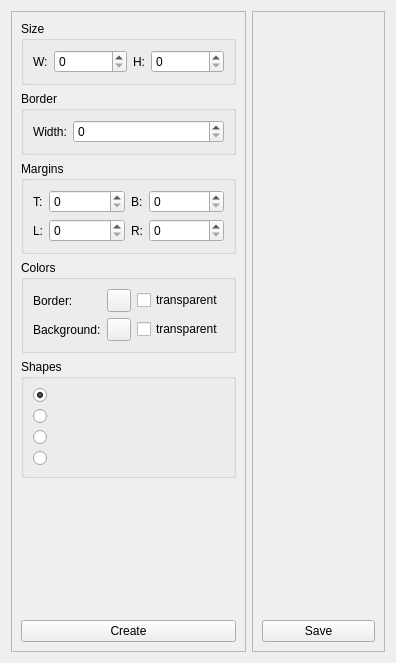
<?xml version="1.0" encoding="UTF-8"?>
<ui version="4.0">
 <class>CreatorButton</class>
 <widget class="QWidget" name="CreatorButton">
  <property name="geometry">
   <rect>
    <x>0</x>
    <y>0</y>
    <width>396</width>
    <height>663</height>
   </rect>
  </property>
  <property name="windowTitle">
   <string>Form</string>
  </property>
  <layout class="QHBoxLayout" name="horizontalLayout">
   <item>
    <widget class="QFrame" name="frame">
     <property name="sizePolicy">
      <sizepolicy hsizetype="Fixed" vsizetype="Preferred">
       <horstretch>0</horstretch>
       <verstretch>0</verstretch>
      </sizepolicy>
     </property>
     <property name="frameShape">
      <enum>QFrame::StyledPanel</enum>
     </property>
     <property name="frameShadow">
      <enum>QFrame::Raised</enum>
     </property>
     <layout class="QVBoxLayout" name="verticalLayout">
      <item>
       <widget class="QGroupBox" name="groupBox">
        <property name="title">
         <string>Size</string>
        </property>
        <layout class="QHBoxLayout" name="horizontalLayout_2">
         <item>
          <widget class="QLabel" name="label">
           <property name="sizePolicy">
            <sizepolicy hsizetype="Fixed" vsizetype="Preferred">
             <horstretch>0</horstretch>
             <verstretch>0</verstretch>
            </sizepolicy>
           </property>
           <property name="text">
            <string>W:</string>
           </property>
          </widget>
         </item>
         <item>
          <widget class="QSpinBox" name="sb_w"/>
         </item>
         <item>
          <widget class="QLabel" name="label_2">
           <property name="sizePolicy">
            <sizepolicy hsizetype="Fixed" vsizetype="Preferred">
             <horstretch>0</horstretch>
             <verstretch>0</verstretch>
            </sizepolicy>
           </property>
           <property name="text">
            <string>H:</string>
           </property>
          </widget>
         </item>
         <item>
          <widget class="QSpinBox" name="sb_h"/>
         </item>
        </layout>
       </widget>
      </item>
      <item>
       <widget class="QGroupBox" name="groupBox_2">
        <property name="title">
         <string>Border</string>
        </property>
        <layout class="QHBoxLayout" name="horizontalLayout_3">
         <item>
          <widget class="QLabel" name="label_3">
           <property name="sizePolicy">
            <sizepolicy hsizetype="Fixed" vsizetype="Preferred">
             <horstretch>0</horstretch>
             <verstretch>0</verstretch>
            </sizepolicy>
           </property>
           <property name="text">
            <string>Width:</string>
           </property>
          </widget>
         </item>
         <item>
          <widget class="QSpinBox" name="sb_border_w"/>
         </item>
        </layout>
       </widget>
      </item>
      <item>
       <widget class="QGroupBox" name="groupBox_3">
        <property name="title">
         <string>Margins</string>
        </property>
        <layout class="QHBoxLayout" name="horizontalLayout_4">
         <item>
          <layout class="QGridLayout" name="gridLayout">
           <item row="0" column="2">
            <widget class="QLabel" name="label_7">
             <property name="sizePolicy">
              <sizepolicy hsizetype="Fixed" vsizetype="Preferred">
               <horstretch>0</horstretch>
               <verstretch>0</verstretch>
              </sizepolicy>
             </property>
             <property name="text">
              <string>B:</string>
             </property>
            </widget>
           </item>
           <item row="0" column="1">
            <widget class="QSpinBox" name="sb_margin_t"/>
           </item>
           <item row="0" column="3">
            <widget class="QSpinBox" name="sb_margin_b"/>
           </item>
           <item row="0" column="0">
            <widget class="QLabel" name="label_6">
             <property name="sizePolicy">
              <sizepolicy hsizetype="Fixed" vsizetype="Preferred">
               <horstretch>0</horstretch>
               <verstretch>0</verstretch>
              </sizepolicy>
             </property>
             <property name="text">
              <string>T:</string>
             </property>
            </widget>
           </item>
           <item row="1" column="0">
            <widget class="QLabel" name="label_4">
             <property name="sizePolicy">
              <sizepolicy hsizetype="Fixed" vsizetype="Preferred">
               <horstretch>0</horstretch>
               <verstretch>0</verstretch>
              </sizepolicy>
             </property>
             <property name="text">
              <string>L:</string>
             </property>
            </widget>
           </item>
           <item row="1" column="1">
            <widget class="QSpinBox" name="sb_margin_l"/>
           </item>
           <item row="1" column="2">
            <widget class="QLabel" name="label_5">
             <property name="sizePolicy">
              <sizepolicy hsizetype="Fixed" vsizetype="Preferred">
               <horstretch>0</horstretch>
               <verstretch>0</verstretch>
              </sizepolicy>
             </property>
             <property name="text">
              <string>R:</string>
             </property>
            </widget>
           </item>
           <item row="1" column="3">
            <widget class="QSpinBox" name="sb_margin_r"/>
           </item>
          </layout>
         </item>
        </layout>
       </widget>
      </item>
      <item>
       <widget class="QGroupBox" name="groupBox_4">
        <property name="title">
         <string>Colors</string>
        </property>
        <layout class="QHBoxLayout" name="horizontalLayout_5">
         <item>
          <layout class="QGridLayout" name="gridLayout_2">
           <item row="1" column="0">
            <widget class="QLabel" name="label_9">
             <property name="sizePolicy">
              <sizepolicy hsizetype="Fixed" vsizetype="Preferred">
               <horstretch>0</horstretch>
               <verstretch>0</verstretch>
              </sizepolicy>
             </property>
             <property name="text">
              <string>Background:</string>
             </property>
            </widget>
           </item>
           <item row="1" column="1">
            <widget class="QToolButton" name="btn_background_color"/>
           </item>
           <item row="0" column="1">
            <widget class="QToolButton" name="btn_border_color"/>
           </item>
           <item row="0" column="0">
            <widget class="QLabel" name="label_8">
             <property name="sizePolicy">
              <sizepolicy hsizetype="Fixed" vsizetype="Preferred">
               <horstretch>0</horstretch>
               <verstretch>0</verstretch>
              </sizepolicy>
             </property>
             <property name="text">
              <string>Border:</string>
             </property>
            </widget>
           </item>
           <item row="0" column="2">
            <widget class="QCheckBox" name="cb_border_color_transparent">
             <property name="text">
              <string>transparent</string>
             </property>
            </widget>
           </item>
           <item row="1" column="2">
            <widget class="QCheckBox" name="cb_background_color_transparent">
             <property name="text">
              <string>transparent</string>
             </property>
            </widget>
           </item>
          </layout>
         </item>
        </layout>
       </widget>
      </item>
      <item>
       <widget class="QGroupBox" name="groupBox_5">
        <property name="title">
         <string>Shapes</string>
        </property>
        <layout class="QVBoxLayout" name="verticalLayout_3">
         <item>
          <widget class="QRadioButton" name="rb_shapes_0">
           <property name="checked">
            <bool>true</bool>
           </property>
          </widget>
         </item>
         <item>
          <widget class="QRadioButton" name="rb_shapes_1"/>
         </item>
         <item>
          <widget class="QRadioButton" name="rb_shapes_2"/>
         </item>
         <item>
          <widget class="QRadioButton" name="rb_shapes_3"/>
         </item>
        </layout>
       </widget>
      </item>
      <item>
       <spacer name="verticalSpacer">
        <property name="orientation">
         <enum>Qt::Vertical</enum>
        </property>
        <property name="sizeHint" stdset="0">
         <size>
          <width>20</width>
          <height>40</height>
         </size>
        </property>
       </spacer>
      </item>
      <item>
       <widget class="QPushButton" name="btn_create">
        <property name="text">
         <string>Create</string>
        </property>
       </widget>
      </item>
     </layout>
    </widget>
   </item>
   <item>
    <widget class="QFrame" name="frame_2">
     <property name="frameShape">
      <enum>QFrame::StyledPanel</enum>
     </property>
     <property name="frameShadow">
      <enum>QFrame::Raised</enum>
     </property>
     <layout class="QVBoxLayout" name="verticalLayout_2">
      <item>
       <widget class="QLabel" name="lbl_picture"/>
      </item>
      <item>
       <spacer name="verticalSpacer_2">
        <property name="orientation">
         <enum>Qt::Vertical</enum>
        </property>
        <property name="sizeHint" stdset="0">
         <size>
          <width>20</width>
          <height>40</height>
         </size>
        </property>
       </spacer>
      </item>
      <item>
       <widget class="QPushButton" name="btn_save_to">
        <property name="text">
         <string>Save</string>
        </property>
       </widget>
      </item>
     </layout>
    </widget>
   </item>
  </layout>
 </widget>
 <tabstops>
  <tabstop>sb_w</tabstop>
  <tabstop>sb_h</tabstop>
  <tabstop>sb_border_w</tabstop>
  <tabstop>sb_margin_t</tabstop>
  <tabstop>sb_margin_b</tabstop>
  <tabstop>sb_margin_l</tabstop>
  <tabstop>sb_margin_r</tabstop>
  <tabstop>btn_create</tabstop>
  <tabstop>btn_save_to</tabstop>
 </tabstops>
 <resources/>
 <connections/>
</ui>
